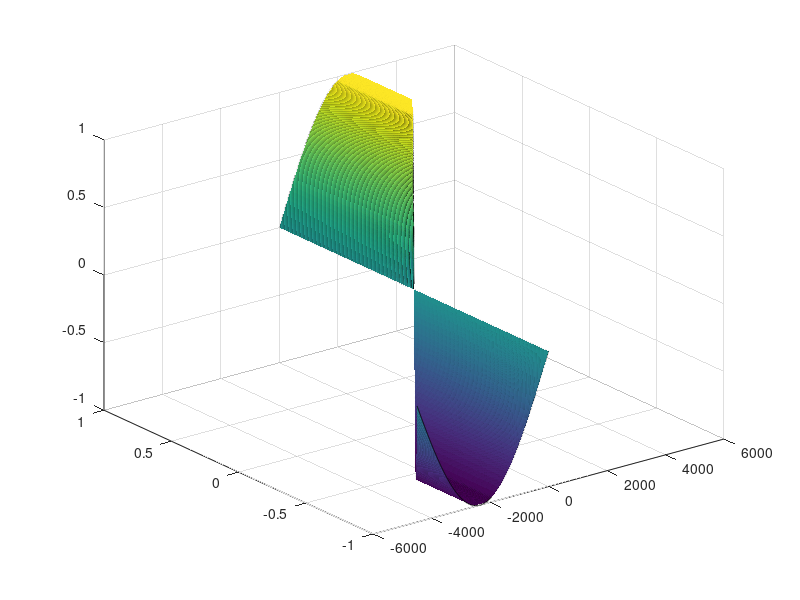

Here is the MATLAB script that generated this plot:
% Plot av parametrisering fra r2 -> r3
% r(u,v) = uv^2 i + u j + sin(uv) k;  -1 til 1 for u, 0 til 3 for v

u = linspace(-1,1,1000);
v = linspace(0,3,1000);
[U,V] = meshgrid(u,v);
i = U.*V^2;
j = U;
k = sin(U.*V);
surf(i,j,k);
% axis('equal')